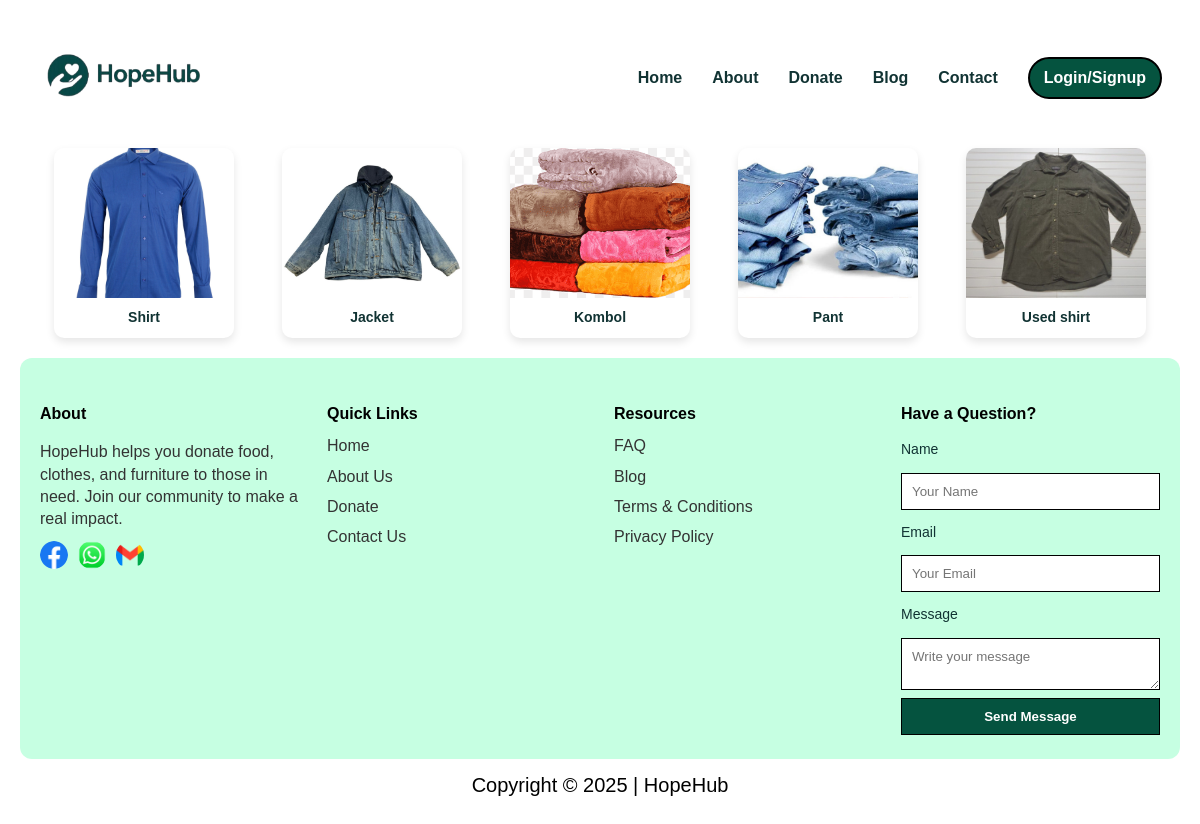
The app's page /donations/receive/clothes/ with its own data.
### donations/models.py (models this page shows, shortened)
class Donation(models.Model):
    CATEGORY_CHOICES = [
        ('food', 'Food'),
        ('clothes', 'Clothes'),
        ('furniture', 'Furniture'),
    ]
    donor = models.ForeignKey(User, on_delete=models.CASCADE)
    category = models.CharField(max_length=20, choices=CATEGORY_CHOICES)
    item_name = models.CharField(max_length=100)
    item_image = models.ImageField(upload_to='donation_images/')
    quantity = models.PositiveIntegerField()
    address = models.TextField()
    donor_phone = models.CharField(max_length=20, blank=True, null=True)
    donor_address = models.TextField(blank=True, null=True)
    details = models.TextField()
    created_at = models.DateTimeField(auto_now_add=True)

### donations/views.py (the view)
# urls.py: path('receive/clothes/', views.clothsreceive, name='clothsreceive'),
def clothsreceive(request):
    items = Donation.objects.filter(category='clothes')
    return render(request, 'donations/clothsreceive.html', {'items': items})

### donations/templates/donations/clothsreceive.html (shortened to what this page needs)
{% load static %}
<!doctype html>
<html lang="bn">
<head>
  <link rel="stylesheet" href="{% static 'css/style.css' %}">
</head>
<body>
<div class="wrap">
  <header>
    <div class="brand">
      <img src="{% static 'image/logo.png' %}" alt="HopeHub Logo">
    </div>
    <nav aria-label="Main navigation">
      <a href="{% url 'home' %}">Home</a>
      <a href="{% url 'aboutus' %}">About</a>
      <a href="{% url 'donateform' %}">Donate</a>
      <a href="{% url 'blog' %}">Blog</a>
      <a href="{% url 'contactus' %}">Contact</a>
      {% if user.is_authenticated %}
        <a href="{% url 'profile' %}" class="profile-icon">
          <img src="{% static 'image/profile.png' %}" alt="Profile" style="width:60px; height:40px; border-radius:50%;">
        </a>
      {% else %}
        <a class="cta" href="{% url 'login' %}">Login/Signup</a>
      {% endif %}
    </nav>
  </header>
<section class="item-gallery">
  {% for item in items %}
    <div class="item-card">
      {% if item.item_image %}
        <a href="{% url 'item_detail' item.id %}">
          <img src="{{ item.item_image.url }}" alt="{{ item.item_name }}">
        </a>
      {% endif %}
      <p>{{ item.item_name }}</p>
    </div>
  {% empty %}
    <p>No donations yet.</p>
  {% endfor %}
</section>
  <footer>
    <div class="footer-col">
      <h4>About</h4>
      <p>HopeHub helps you donate food, clothes, and furniture to those in need. Join our community to make a real impact.</p>
      <div class="social-icons">
    <a href="https://www.facebook.com" target="_blank">
        <img src="{% static 'image/facebook.png' %}" alt="Facebook">
    </a>
    <a href="https://web.whatsapp.com" target="_blank">
        <img src="{% static 'image/whatsapp.png' %}" alt="WhatsApp">
    </a>
    <a href="https://mail.google.com" target="_blank">
        <img src="{% static 'image/gmail.png' %}" alt="Gmail">
</a>
</div>
    </div>
    <div class="footer-col links">
      <h4>Quick Links</h4>
      <ul>
        <li><a href="{% url 'home' %}">Home</a></li>
        <li><a href="{% url 'aboutus' %}">About Us</a></li>
        <li><a href="{% url 'donateform' %}">Donate</a></li>
        <li><a href="{% url 'contactus' %}">Contact Us</a></li>
      </ul>
    </div>
    <div class="footer-col resources">
      <h4>Resources</h4>
      <ul>
        <li><a href="{% url 'faq' %}">FAQ</a></li>
        <li><a href="{% url 'blog' %}">Blog</a></li>
        <li><a href="{% url 'termsconditions' %}">Terms & Conditions</a></li>
        <li><a href="{% url 'privacypolicy' %}">Privacy Policy</a></li>
      </ul>
    </div>
    <div class="footer-col contact-form" style="max-width:320px">
      <h4>Have a Question?</h4>
      <form class="contact-form" action="https://api.web3forms.com/submit" method="POST">
              <label>Name</label>
              <input type="text" name="name" placeholder="Your Name">
              <label>Email</label>
              <input type="email" name="email" placeholder="Your Email">
              <label>Message</label>
              <textarea name="message" placeholder="Write your message"></textarea>
              <button type="submit">Send Message</button>
          </form>
    </div>
  </footer>
  <div class="copyright">
    Copyright &copy; 2025 | HopeHub
  </div>
</div>
</body>
</html>

### static/css/style.css (style rules this page uses)
:root { --green: #05533f; --green-dark: #076b25; --accent:#f1fdf6; --muted: #ffffff; --soft:#eafdf3; --radius:14px; --shadow: 0 6px 20px rgba(16,42,30,0.08); font-family: "Inter", system-ui, sans-serif; }
* { box-sizing:border-box }
body, h1, h2, h3, h4, h5, h6, input, textarea, button, p { font-family: 'Inria Sans', sans-serif; }
body { margin:0; background: #ffffff; color:#133; line-height:1.4; justify-content: center; align-items: center; display: flex; }
a { color:inherit;text-decoration:none }
img { max-width:100%;display:block }
.wrap { max-width: 1440px; width: 100%; margin:28px auto; padding:0 20px; }
header { width:100%; height:100px; background:white; padding:14px 18px; display:flex; justify-content:space-between; align-items:center; }
.brand img { width:180px; height:auto; }
nav { display:flex; gap:30px; align-items:center; font-weight:600; margin-left:auto; }
.cta { background: var(--green); color: white; padding: 8px 14px; border-radius:25px; border:2px solid black; font-weight:700; transition: background 0.3s; }
footer { background: #C6FFE2; padding: 24px 20px; display: flex; flex-wrap: wrap; gap: 28px; border-radius: 12px; }
footer .footer-col { flex: 1 1 200px; }
footer .footer-col h4 { font-weight: 700; margin-bottom: 10px; color: #000; }
footer .footer-col p { font-weight: 400; color: #333; margin-bottom: 10px; line-height: 1.4; }
footer .footer-col ul { list-style: none; padding-left: 0; margin: 0; }
footer .footer-col ul li { margin-bottom: 8px; color: #333; cursor: pointer; }
footer .social-icons { display: flex; gap: 10px; margin-top: 8px; }
.footer-col .social-icons img { width: 28px; height: 28px; object-fit: cover; border-radius: 50%; }
.copyright { text-align: center; color: #000; font-size: 20px; margin: 12px 0 20px 0; }
.contact-form input,.contact-form textarea { width:100%; padding:10px; margin:8px 0; border: 1px solid black; }
.contact-form button { background:var(--green); color:white; padding:10px 12px; border: 1px solid black; cursor:pointer; font-weight:700; }
form { display: flex; flex-direction: column; }
label { text-align: left; font-size: 14px; margin: 5px 0; }
input { padding: 10px; margin: 6px 0 12px 0; border: none; background: #ffffff; }

### donations/templates/donations/clothsreceive.html (style rules this page uses)
.item-gallery { display: grid; grid-template-columns: repeat(auto-fill, minmax(180px, 1fr)); gap: 20px; padding: 20px; justify-items: center; }
.item-card { background-color: #fff; border-radius: 10px; overflow: hidden; text-align: center; box-shadow: 0 4px 8px rgba(0,0,0,0.1); width: 180px; }
.item-card img { width: 100%; height: 150px; object-fit: cover; display: block; }
.item-card p { margin: 10px 0; font-weight: bold; font-size: 14px; }

### records on screen
Donation: item_image (picture), item_name "Shirt"
Donation: item_image (picture), item_name "Jacket"
Donation: item_image (picture), item_name "Kombol"
Donation: item_image (picture), item_name "Pant"
Donation: item_image (picture), item_name "Used shirt"
